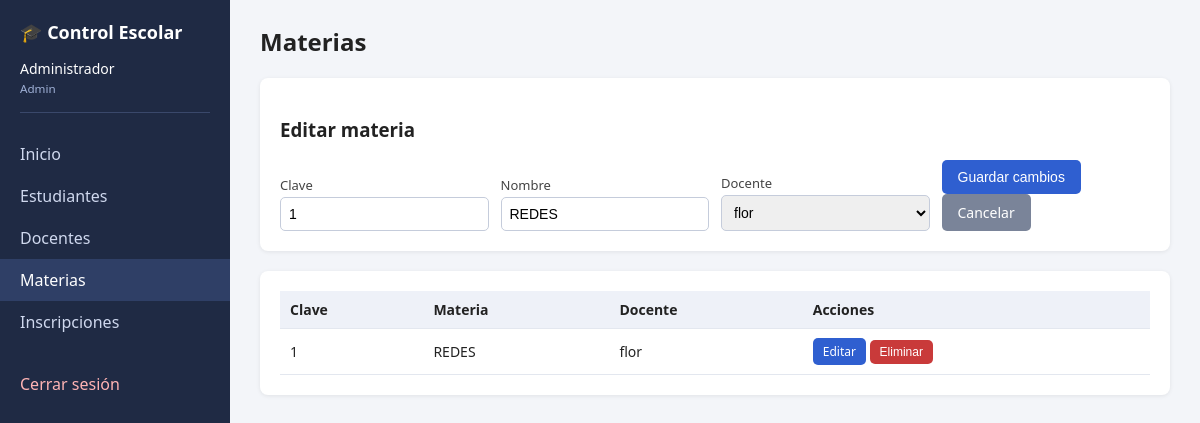
Page /App/admin/materias.php?edit=1 (signed in) on the committed database.
### tables this page shows
CREATE TABLE `materias` (
  `id` int(11) NOT NULL,
  `clave` varchar(20) NOT NULL,
  `nombre` varchar(120) NOT NULL,
  `docente_id` int(11) DEFAULT NULL
);

CREATE TABLE `docentes` (
  `id` int(11) NOT NULL,
  `usuario_id` int(11) NOT NULL,
  `especialidad` varchar(100) DEFAULT NULL
);

CREATE TABLE `usuarios` (
  `id` int(11) NOT NULL,
  `nombre` varchar(120) NOT NULL,
  `email` varchar(120) NOT NULL,
  `password` varchar(255) NOT NULL,
  `rol` enum('admin','docente','estudiante') NOT NULL,
  `creado_en` timestamp NOT NULL DEFAULT current_timestamp()
);

### App/includes/bootstrap.php (called while the page is built, shortened)
<?php
function e($v): string
{
    return htmlspecialchars((string)$v, ENT_QUOTES, 'UTF-8');
}

### App/admin/materias.php (the view, shortened to what this page needs)
<?php
require_once __DIR__ . '/../includes/bootstrap.php';
$pdo = db();
$edit = null;
if (isset($_GET['edit'])) {
    $st = $pdo->prepare('SELECT * FROM materias WHERE id = ?');
    $st->execute([(int)$_GET['edit']]);
    $edit = $st->fetch() ?: null;
}
$docentes = $pdo->query('SELECT d.id, u.nombre FROM docentes d JOIN usuarios u ON u.id = d.usuario_id ORDER BY u.nombre')->fetchAll();
$lista = $pdo->query('SELECT m.*, u.nombre AS docente FROM materias m LEFT JOIN docentes d ON d.id = m.docente_id LEFT JOIN usuarios u ON u.id = d.usuario_id ORDER BY m.nombre')->fetchAll();
require __DIR__ . '/../includes/header.php';
?>
<div class="card">
  <h3><?= $edit ? 'Editar materia' : 'Nueva materia' ?></h3>
  <form method="post" class="grid">
    <div><label>Clave</label><input name="clave" required value="<?= e($edit['clave'] ?? '') ?>"></div>
    <div><label>Nombre</label><input name="nombre" required value="<?= e($edit['nombre'] ?? '') ?>"></div>
    <div>
      <label>Docente</label>
      <select name="docente_id">
        <?php foreach ($docentes as $d): ?>
          <option value="<?= (int)$d['id'] ?>" <?= ($edit['docente_id'] ?? null) == $d['id'] ? 'selected' : '' ?>><?= e($d['nombre']) ?></option>
        <?php endforeach; ?>
      </select>
    </div>
    <div>
      <button class="btn"><?= $edit ? 'Guardar cambios' : 'Crear' ?></button>
      <?php if ($edit): ?><a class="btn gris" href="materias.php">Cancelar</a><?php endif; ?>
    </div>
  </form>
</div>
<div class="card">
  <table>
    <tr><th>Clave</th><th>Materia</th><th>Docente</th><th>Acciones</th></tr>
    <?php foreach ($lista as $r): ?>
      <tr>
        <td><?= e($r['clave']) ?></td><td><?= e($r['nombre']) ?></td><td><?= e($r['docente'] ?? 'Sin asignar') ?></td>
        <td>
          <a class="btn sm" href="?edit=<?= (int)$r['id'] ?>">Editar</a>
          <form method="post" class="inline" onsubmit="return confirm('¿Eliminar esta materia?')">
            <button class="btn rojo sm">Eliminar</button>
          </form>
        </td>
      </tr>
    <?php endforeach; ?>
  </table>
</div>
<?php require __DIR__ . '/../includes/footer.php'; ?>

### App/assets/style.css (style rules this page uses)
* { box-sizing:border-box }
body { margin:0;font-family:Segoe UI,Arial,sans-serif;background:#f3f5f9;color:#222;display:flex;min-height:100vh }
.card { background:#fff;border-radius:8px;padding:20px;margin-bottom:20px;box-shadow:0 1px 4px rgba(0,0,0,.08) }
table { width:100%;border-collapse:collapse;background:#fff }
th,td { padding:9px 10px;border-bottom:1px solid #e3e7ef;text-align:left;font-size:14px }
th { background:#eef1f8 }
form.grid { display:grid;grid-template-columns:repeat(auto-fit,minmax(200px,1fr));gap:12px;align-items:end }
label { font-size:13px;display:block;margin-bottom:3px;color:#444 }
input,select { width:100%;padding:8px;border:1px solid #c5ccdb;border-radius:5px;font-size:14px }
.btn { display:inline-block;background:#2f5fd0;color:#fff;border:0;padding:9px 16px;border-radius:5px;cursor:pointer;text-decoration:none;font-size:14px }
.btn.rojo { background:#c93a3a }
.btn.gris { background:#7a8499 }
.btn.sm { padding:5px 10px;font-size:12px }
form.inline { display:inline }

### rows in the picture
materias: clave "1", nombre "REDES", docente_id "flor"

### other values in the picture
$u['nombre'] "Administrador"
$u['rol'] "Admin"
$label "Inicio"
$label "Estudiantes"
$label "Docentes"
$label "Materias"
$label "Inscripciones"
$pageTitle "Materias"
$r['clave'] "1"
$r['nombre'] "REDES"
$r['docente'] "flor"
